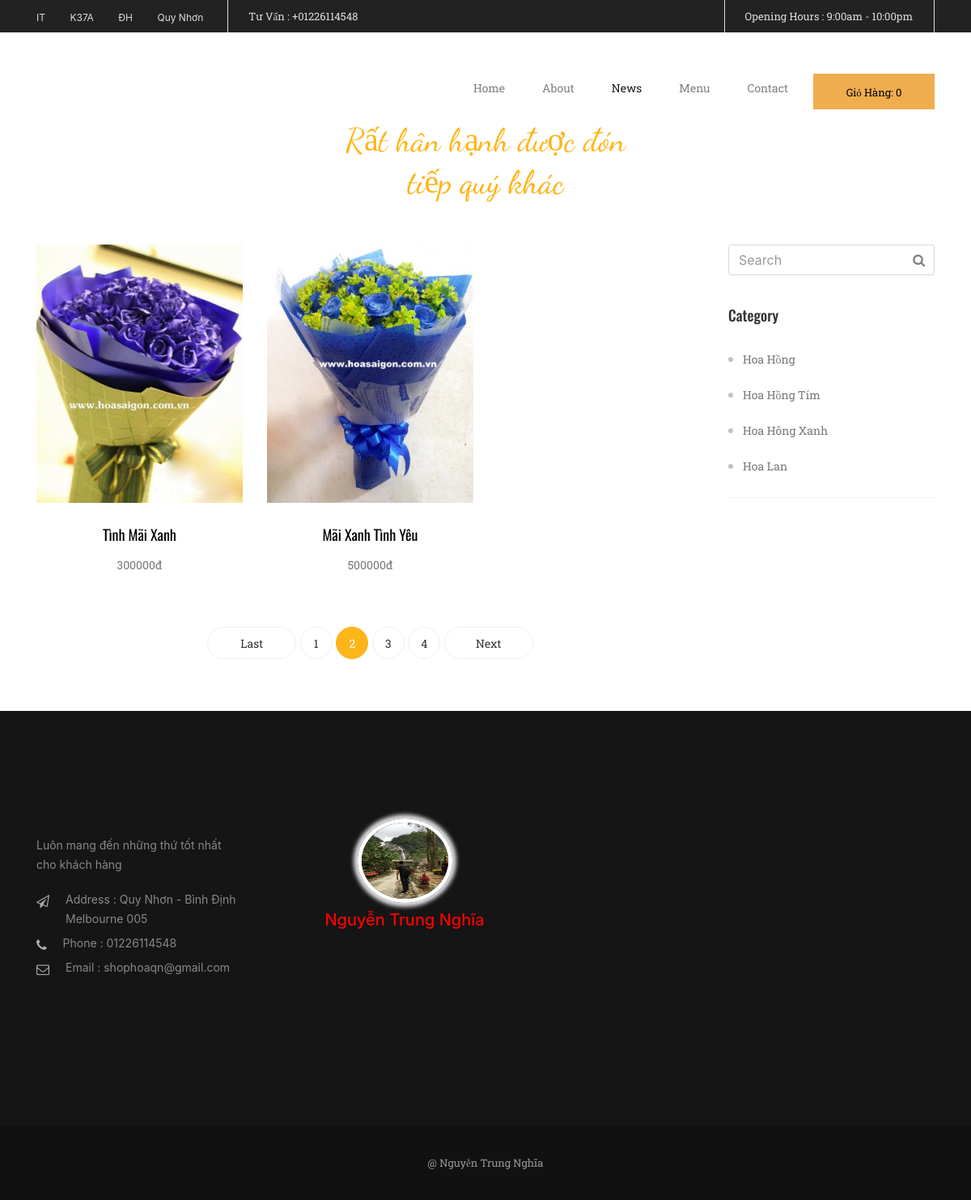
/index_Controller/page/2, run on the app's committed database.
### tables this page shows
CREATE TABLE `chitietsp` (
  `id_sp` int(11) NOT NULL,
  `tensp` varchar(250) NOT NULL,
  `hinhanh` varchar(100) NOT NULL,
  `gia` int(100) NOT NULL,
  `mota` longtext NOT NULL,
  `id_loaisp` int(100) NOT NULL,
  `thutu` int(100) NOT NULL
);

CREATE TABLE `loaisp` (
  `id_loaisp` int(11) NOT NULL,
  `tenloaisp` varchar(250) NOT NULL,
  `thutu` int(100) NOT NULL
);

### application/controllers/index_Controller.php (called while the page is built, shortened)
<?php if ( ! defined('BASEPATH')) exit('No direct script access allowed');
class index_Controller extends CI_Controller {
	private $soluongtin1trang;
	public function __construct()
	{
		$this->load->model('SanPham');
		$this->load->model('DanhMuc');
		$this->load->model('PhanTrang');
		$this->soluongtin1trang = 9;
	}
	function page($trang)
	{
		$sanpham = $this->PhanTrang->loadTinTheoTrang($this->soluongtin1trang,$trang);
		$danhmuc = $this->DanhMuc->loadDanhMuc();
		$sotrang  = $this->PhanTrang->phantrang($this->soluongtin1trang);
		$ketqua = array(
			'sanpham' => $sanpham,
			'danhmuc' => $danhmuc,
			'sotrang'=> $sotrang
			 );
		$this->load->view('index',$ketqua);
	}
}

### index.php (called while the page is built, shortened)
<?php
require_once BASEPATH.'core/CodeIgniter.php';

### application/models/PhanTrang.php (called while the page is built, shortened)
<?php if ( ! defined('BASEPATH')) exit('No direct script access allowed');
class PhanTrang extends CI_Model {
	function phanTrang($soluongtin1trang)
	{
		$this->db->select('*');
		$sotin = $this->db->get('chitietsp');
		$ketqua = $sotin->result_array();
		$soluongtin = count($ketqua);
		$sotrang =ceil($soluongtin/$soluongtin1trang);
		return $sotrang;
	}
	function loadTinTheoTrang($trang,$soluongtin1trang)
	{
		$this->db->select('*');
		$this->db->join('chitietsp', 'chitietsp.id_loaisp = loaisp.id_loaisp', 'left');
		$vitri = ($trang-1)*$soluongtin1trang;
		$ketqua = $this->db->get('loaisp',$soluongtin1trang,$vitri);
		$ketqua = $ketqua->result_array();
		return $ketqua;
	}
}

### application/models/DanhMuc.php (called while the page is built, shortened)
<?php if ( ! defined('BASEPATH')) exit('No direct script access allowed');
class DanhMuc extends CI_Model {
	function loadDanhMuc()
	{
		$this->db->select('*');
		$danhmuc =$this->db->get('loaisp');
		$danhmuc = $danhmuc->result_array();
		return $danhmuc;
	}
}

### application/views/index.php (the view, shortened to what this page needs)
<!DOCTYPE html>
<html lang="en"><head>
	<link rel="stylesheet" href="<?php echo base_url() ?>vendor/bootstrap.css">
	<link rel="stylesheet" href="<?php echo base_url() ?>vendor/font-awesome.css">
	<link rel="stylesheet" href="<?php echo base_url() ?>1.css">
 </head>
<body >
<?php
	$uri = $_SERVER['REQUEST_URI'];
	 $uri = explode('/',$uri);
	$tranghientai = end($uri) ;
 ?>
		<div class="container">
			<div class="row">
				<div class="col-sm-9">
					<div class="row">
						<?php foreach ($sanpham as  $dlsanpham): ?>
						<div class="col-sm-4 text-xs-center">
							<div class="mottinchuan mb-3  wow  fadeInUp">
								<a href="<?php echo base_url(); ?>detailSanPham/chiTietSanPham/<?php echo $dlsanpham['id_sp'] ?>"><img class="card-img-top img-fluid" src="<?php echo $dlsanpham['hinhanh'] ?>" alt="Card image cap"></a>
								<a href="<?php echo base_url(); ?>detailSanPham/chiTietSanPham/<?php echo $dlsanpham['id_sp'] ?>" class="tieudetin1 fontoswarld"><?php echo $dlsanpham['tensp'] ?></a>
								<p class="fontroboto"><?php echo $dlsanpham['gia'] ?>đ</p>
							</div>
						</div>
						<?php endforeach ?>
					</div>
					<nav class="phantrang mb-3  wow  fadeInUp">
						<ul class="pagination">
							<?php
								if($tranghientai==1){
								}
								else
								{
							?>
									<li class="pre">
										<a href="#" aria-label="Previous">
											<span aria-hidden="true"> Last</span>
		 								</a>
									</li>
							<?php
								}
							?>
							<?php
								for ($i=0; $i <$sotrang ; $i++) {?>
									<?php
										if(($i+1)==$tranghientai)
										{
											?>
											<li class="current"><?= $i+1?></li>
									<?php }
										else{
									?>
											<li><a href="<?php echo base_url();?>index_Controller/page/<?= $i+1?>"><?php echo $i+1 ?></a></li>
										<?php } ?>
									<?php
								}
							?>
							<?php
								if($tranghientai==$sotrang){
								}
								else{
							?>
								<li class="next">
									<a href="#" aria-label="Previous">
										<span aria-hidden="true">Next </span>
	 								</a>
								</li>
							<?php
								}
							 ?>
						</ul>
					</nav>
				</div>
				<div class="col-sm-3">
					<div class="phansearch  wow  fadeInUp">
							 <input type="text" class="form-control phansearchct"  placeholder="Search">
							<button type="submit" class="iconsearch"><i class="fa fa-search"></i></button>
					</div>
					<div class="khoilistlink my-2  wow  fadeInUp">
						<h3 class="fontoswarld">Category </h3>
						<ul class="fontroboto">
							<?php foreach ($danhmuc as  $value): ?>
								<li><a href="<?php echo base_url() ;?>detailDanhMuc/chiTietDanhMuc/<?php echo $value['id_loaisp'] ?>"> <?php echo $value['tenloaisp'] ?></a></li>
							<?php endforeach ?>
						</ul>
					</div>
				</div>
			</div>
		</div>
</body>
</html>

### 1.css (style rules this page uses)
.fontroboto { font-family: 'Roboto Slab', serif; }
.fontoswarld { font-family: 'Oswald', sans-serif; }
.mottinchuan p.fontroboto { color: #777; line-height: 24px; font-size: 14px; }
a.tieudetin1.fontoswarld { color: black; font-size: 18px; padding: 26px 0 12px 0; display: block; }
.mottinchuan img { width: 100%; }
* { margin: 0; padding: 0; }
nav.phantrang ul li { display: inline-block; }
nav.phantrang ul { list-style: none; display: inline-block; }
nav.phantrang { text-align: center; }
nav.phantrang ul li a,nav.phantrang ul li.current { display: inline-block; color: #333; font-family: roboto slab; font-size: 14px; border: 1px solid #eee; border-radius: 22px; width: 40px; height: 40px; text-align: center; line-height: 40px; }
nav.phantrang ul li.pre a,nav.phantrang ul li.next a { width: 110px; }
nav.phantrang ul li.current, nav.phantrang ul li a:hover { border-color: #feb518; background: #feb518; color: white; text-decoration: none; }
.khoilistlink.my-2 { border-bottom: 1px solid #f0f0f0; }
.khoilistlink ul.fontroboto { color: #c2c3c5;margin-left: 18px; }
.khoilistlink ul li a { color: #777; line-height: 44px; font-size: 14px; }
.khoilistlink h3.fontoswarld { font-size: 18px; line-height: 50px; color: #333; }
button.iconsearch { position: absolute; top: 7px; right: 12px; background: none; border: none; color: #7f7f7f; cursor: pointer; }
.phansearch { position: relative; }

### data on the page
chitietsp: hinhanh (picture), tensp "Tình Mãi Xanh", gia "300000"
chitietsp: hinhanh (picture), tensp "Mãi Xanh Tình Yêu", gia "500000"
loaisp: tenloaisp "Hoa Hồng"
loaisp: tenloaisp "Hoa Hồng Tím"
loaisp: tenloaisp "Hoa Hông Xanh"
loaisp: tenloaisp "Hoa Lan"
